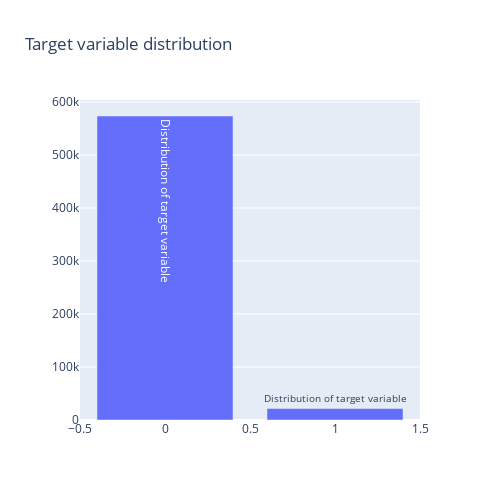

Write notebook code for a chart like this one.
### Markdown cell above
Target distribution

### Code cell
data = [go.Bar(
    x = train['target'].value_counts().index.values,
    y = train['target'].value_counts().values,
    text = 'Distribution of target variable'
)]

layout = go.Layout(title = 'Target variable distribution', width=500, height=500)
fig = go.Figure(data=data, layout=layout)
py.iplot(fig, filename='basic-bar')

### Figure 1 — Plotly figure (JSON) as saved in the notebook; plotly's stock layout.template omitted (floating-point values rounded to 4 significant figures)
{"data": [{"text": "Distribution of target variable", "type": "bar", "x": [0, 1], "y": [573518, 21694]}], "layout": {"height": 500, "title": {"text": "Target variable distribution"}, "width": 500}}
